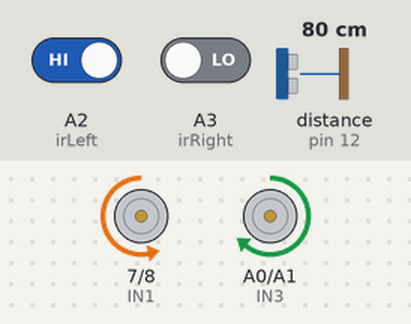
Bench run of a sketch on a simulated Arduino Uno, built with avr-gcc and run on an emulated ATmega328P. On the bench: motor-driver pin pairs drawn as motors (green arrow = first pin HIGH = forward, orange = second pin HIGH = backward, longer = more drive, scaled by the enable pin). Wiring (inferred from the names in the program): ultrasonic range finder: trigger pin 11; echo pin 12. The inputs (shaded band) are chosen by the test bench; at power-on: A2 (irLeft) HIGH, A3 (irRight) LOW, distance to the obstacle (sensor on pin 12) 80 cm. The echo pulse lasts 58.3 µs per cm.

Above: at 3.2 s.
3.3 s: A2 (irLeft) driven LOW
At 3.9 s:
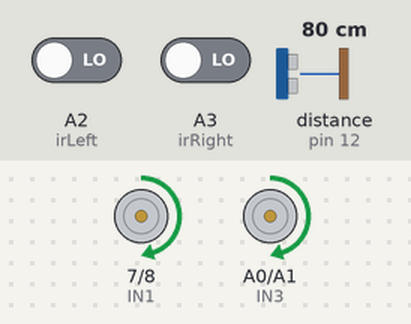
4.8 s: A3 (irRight) driven HIGH
At 6.0 s:
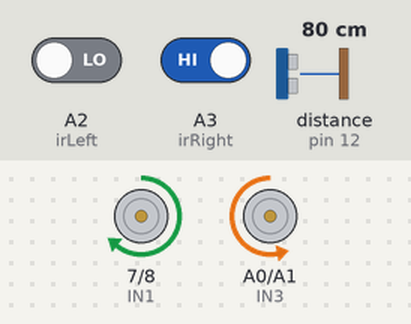
6.3 s: distance to the obstacle (sensor on pin 12) set to 13 cm
7.8 s: distance to the obstacle (sensor on pin 12) set to 10 cm
At 8.5 s:
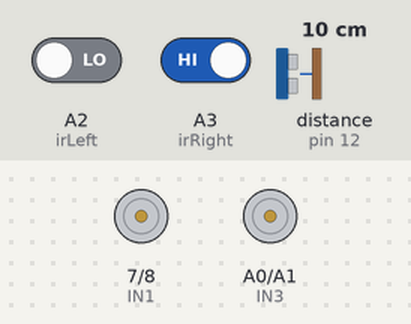
9.3 s: distance to the obstacle (sensor on pin 12) set to 18 cm
At 9.7 s:
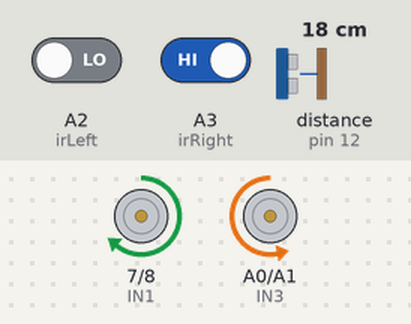
10.8 s: distance to the obstacle (sensor on pin 12) set to 2 cm
At 12.0 s:
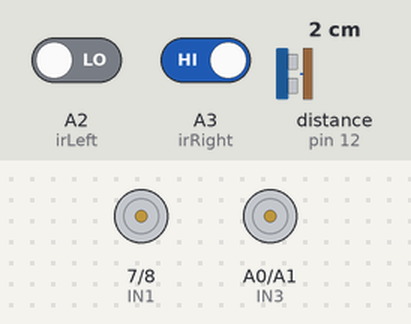
Timing chart, 0 to 13.3 s (numbered marks = the images above; inputs shaded):
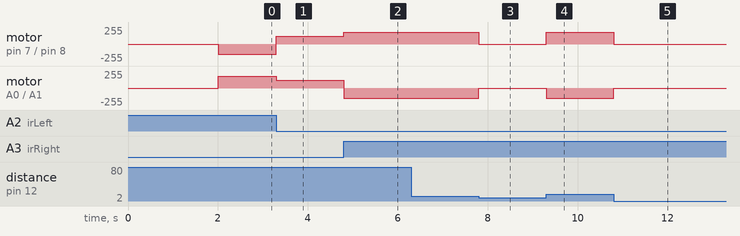

Measured:
- the behaviour switches between 12 and 11 cm on distance to the obstacle (sensor on pin 12) (found by bisection; images 2 and 3)
- after the input at 3.3 s, motor on pin 7 (IN1) / pin 8 (IN2): backward 150/255 → forward 120/255 at once; motor on A0 (IN3) / A1 (IN4): forward 180/255 → forward 120/255 at once
- after the input at 4.8 s, motor on pin 7 (IN1) / pin 8 (IN2): forward 120/255 → forward 180/255 at once; motor on A0 (IN3) / A1 (IN4): forward 120/255 → backward 150/255 at once
- after the input at 6.3 s, every drawn part: stays the same
- after the input at 7.8 s, motor on pin 7 (IN1) / pin 8 (IN2): forward 180/255 → stopped at once; motor on A0 (IN3) / A1 (IN4): backward 150/255 → stopped at once
- after the input at 9.3 s, motor on pin 7 (IN1) / pin 8 (IN2): stopped → forward 180/255 at once; motor on A0 (IN3) / A1 (IN4): stopped → backward 150/255 at once
- after the input at 10.8 s, motor on pin 7 (IN1) / pin 8 (IN2): forward 180/255 → stopped at once; motor on A0 (IN3) / A1 (IN4): backward 150/255 → stopped at once

The sketch:

mobileBase_ir_lineFollowing_agressive.ino
```cpp
const int ENA = 5;
const int IN1 = 7;
const int IN2 = 8;

const int ENB = 6;
const int IN3 = A0;
const int IN4 = A1;

const int trigPin = 11;
const int echoPin = 12;

// --- Sensor Pin Definitions (IR Modules) ---
const int irLeft = A2;
const int irRight = A3;

const int cruiseSpeed = 120;  // Smooth forward rolling speed
const int turnFSpeed = 180;   // Outer wheel speed during a turn
const int turnRSpeed = 150;   // Inner wheel reverse speed to force the skid

void setup() {
  // 1. Initialize Motor Driver Pins
  pinMode(ENA, OUTPUT);
  pinMode(IN1, OUTPUT);
  pinMode(IN2, OUTPUT);

  pinMode(ENB, OUTPUT);
  pinMode(IN3, OUTPUT);
  pinMode(IN4, OUTPUT);

  // 2. Initialize IR Sensor Pins
  pinMode(irLeft, INPUT);
  pinMode(irRight, INPUT);

  pinMode(trigPin, OUTPUT);
  pinMode(echoPin, INPUT);

  stop();
  delay(2000);  // Give the operator time to place the robot on the line
}

void loop() {

  int distanceFront = getDistance();

  if (distanceFront <= 10) {
    stop();
  } else {
    // Read digital states from the IR sensors
    // Standard logic: HIGH (1) = Black Line, LOW (0) = White Floor
    int leftState = digitalRead(irLeft);
    int rightState = digitalRead(irRight);

    // --- Decision Logic Matrix ---
    if (leftState == LOW && rightState == LOW) {
      // Both sensors on white floor: Robot is centered.
      moveForward(cruiseSpeed);
    } else if (leftState == HIGH && rightState == LOW) {
      // Left sensor triggered: Drifting right, execute aggressive left turn.
      aggressiveTurnLeft(turnFSpeed, turnRSpeed);
    } else if (leftState == LOW && rightState == HIGH) {
      // Right sensor triggered: Drifting left, execute aggressive right turn.
      aggressiveTurnRight(turnFSpeed, turnRSpeed);
    } else if (leftState == HIGH && rightState == HIGH) {
      // Both sensors triggered: Reached an intersection or the end of the track.
      stop();
    }
  }
}

void moveForward(int speed) {
  // Left side forward
  digitalWrite(IN1, HIGH);
  digitalWrite(IN2, LOW);
  analogWrite(ENA, speed);

  // Right side forward
  digitalWrite(IN3, HIGH);
  digitalWrite(IN4, LOW);
  analogWrite(ENB, speed);
}

void aggressiveTurnRight(int turnForwardSpeed, int turnReverseSpeed) {
  // Left side drives FORWARD (Outer wheels push)
  digitalWrite(IN1, HIGH);
  digitalWrite(IN2, LOW);
  analogWrite(ENA, turnForwardSpeed);

  // Right side drives BACKWARD (Inner wheels drag)
  digitalWrite(IN3, LOW);
  digitalWrite(IN4, HIGH);
  analogWrite(ENB, turnReverseSpeed);
}

void aggressiveTurnLeft(int turnForwardSpeed, int turnReverseSpeed) {
  // Left side drives BACKWARD (Inner wheels drag)
  digitalWrite(IN1, LOW);
  digitalWrite(IN2, HIGH);
  analogWrite(ENA, turnReverseSpeed);

  digitalWrite(IN3, HIGH);
  digitalWrite(IN4, LOW);
  analogWrite(ENB, turnForwardSpeed);
}

void stop() {
  // Short the terminals of the left motors to abruptly kill momentum
  digitalWrite(IN1, LOW);
  digitalWrite(IN2, LOW);
  analogWrite(ENA, 0);

  // Short the terminals of the right motors
  digitalWrite(IN3, LOW);
  digitalWrite(IN4, LOW);
  analogWrite(ENB, 0);
}

int getDistance() {
  // Send 10us HIGH pulse to trigger pin
  digitalWrite(trigPin, LOW);
  delayMicroseconds(2);
  digitalWrite(trigPin, HIGH);
  delayMicroseconds(10);
  digitalWrite(trigPin, LOW);

  // Read the echo pin pulse duration (in microseconds)
  long duration = pulseIn(echoPin, HIGH, 30000);  // 30ms timeout prevents infinite blocking

  // Calculate distance in cm
  int distance = duration * 0.034 / 2;

  // Return 999 if timeout (out of range) to prevent false positives
  if (distance == 0) return 999;
  return distance;
}
```
